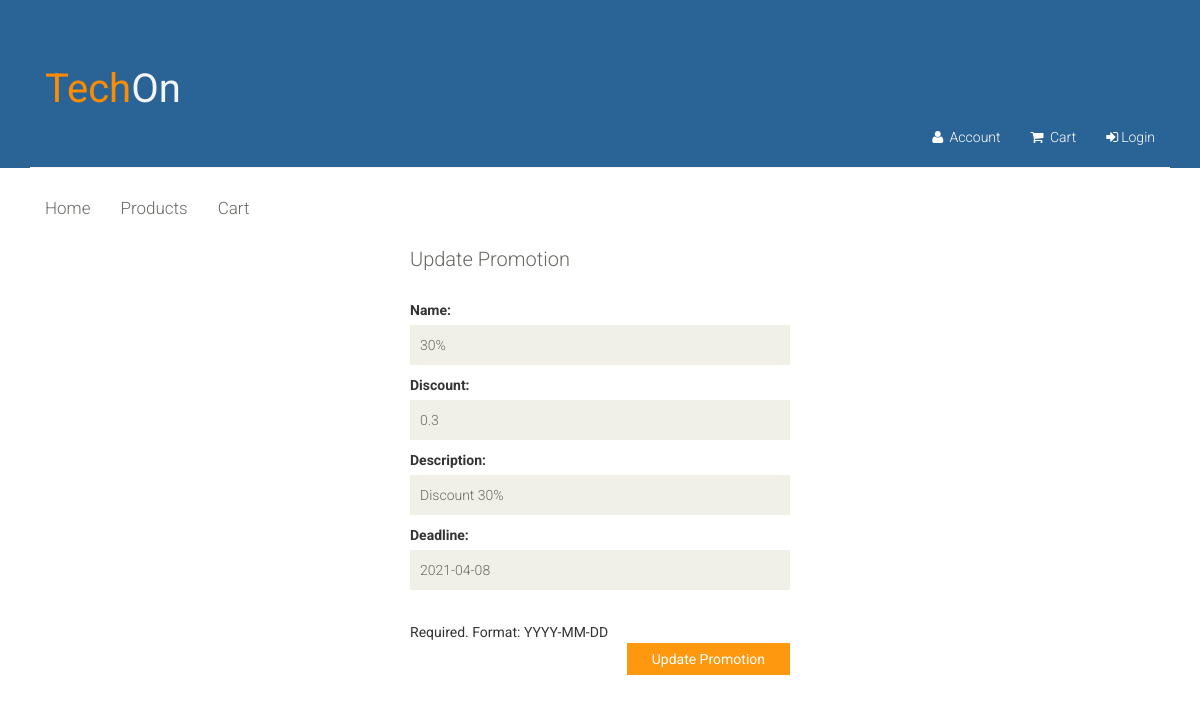
Screenshot of /updatePromotion/1/ with the database file from the repository.
### app/models.py (models this page shows, shortened)
class Promotion(models.Model):
    name = models.CharField(max_length=80)
    discount = models.FloatField()
    description = models.CharField(max_length=300)
    deadline = models.DateField()

### app/views.py (the view)
# urls.py: path('updatePromotion/<str:promotion_id>/', views.updatePromotion, name='updatePromotion'),
def updatePromotion(request, promotion_id):
    assert isinstance(request, HttpRequest)
    if request.method == "POST":
        form = PromotionForm(request.POST)
        if form.is_valid():
            promotion = Promotion.objects.get(id=promotion_id)
            promotion.name = form.cleaned_data["name"]
            promotion.discount = form.cleaned_data["discount"]
            promotion.description = form.cleaned_data["description"]
            promotion.deadline = form.cleaned_data["deadline"]
            promotion.save()
            return redirect("promotionsManagement")
    else:
        promotion = Promotion.objects.get(id=promotion_id)
        form = PromotionForm(initial={"name": promotion.name,
                                      "discount": promotion.discount,
                                      "description": promotion.description,
                                      "deadline": promotion.deadline,
                                      })
    return render(request, "updatePromotion.html", {"form": form})

### app/forms.py
class PromotionForm(forms.Form):
    name = forms.CharField(label="Name", max_length=80)
    discount = forms.FloatField(label="Discount")
    description = forms.CharField(label="Description", max_length=250)
    deadline = forms.DateField(label="Deadline", help_text='Required. Format: YYYY-MM-DD')

### app/templates/updatePromotion.html (shortened to what this page needs)
{% extends "layout.html" %}
{% block content %}
	<section >
        <div class="row">
				<div class="col-sm-4 col-sm-offset-4" >
					<div class="login-form">
						<h2>Update Promotion</h2>
					    <form method="POST" action=".">
							{{ form }}
                            <button style="float:right;" type="submit" class="btn btn-default">Update Promotion</button>
						</form>
					</div>
				</div>
        </div>
	</section>
{% endblock %}

### app/static/css/main.css (style rules this page uses)
body { font-family: 'Roboto', sans-serif; position: relative; font-weight: 400px; }
h1, h2, h3, h4, h5, h6 { font-family: 'Roboto', sans-serif; }
.login-form h2, .signup-form h2 { color: #696763; font-family: 'Roboto', sans-serif; font-size: 20px; font-weight: 300; margin-bottom: 30px; }
.login-form form input, .signup-form form input { background: #F0F0E9; border: medium none; color: #696763; display: block; font-family: 'Roboto', sans-serif; font-size: 14px; font-weight: 300; height: 40px; margin-bottom: 10px; outline: medium none; padding-left: 10px; width: 100%; }
.login-form form span { line-height: 25px; }
.login-form form button { margin-top: 23px; }
.login-form form button, .signup-form form button { background: #FE980F; border: medium none; border-radius: 0; color: #FFFFFF; display: block; font-family: 'Roboto', sans-serif; padding: 6px 25px; }

### rows the page displays
Promotion: name "30%", discount "0.3", description "Discount 30%", deadline "2021-04-08"
